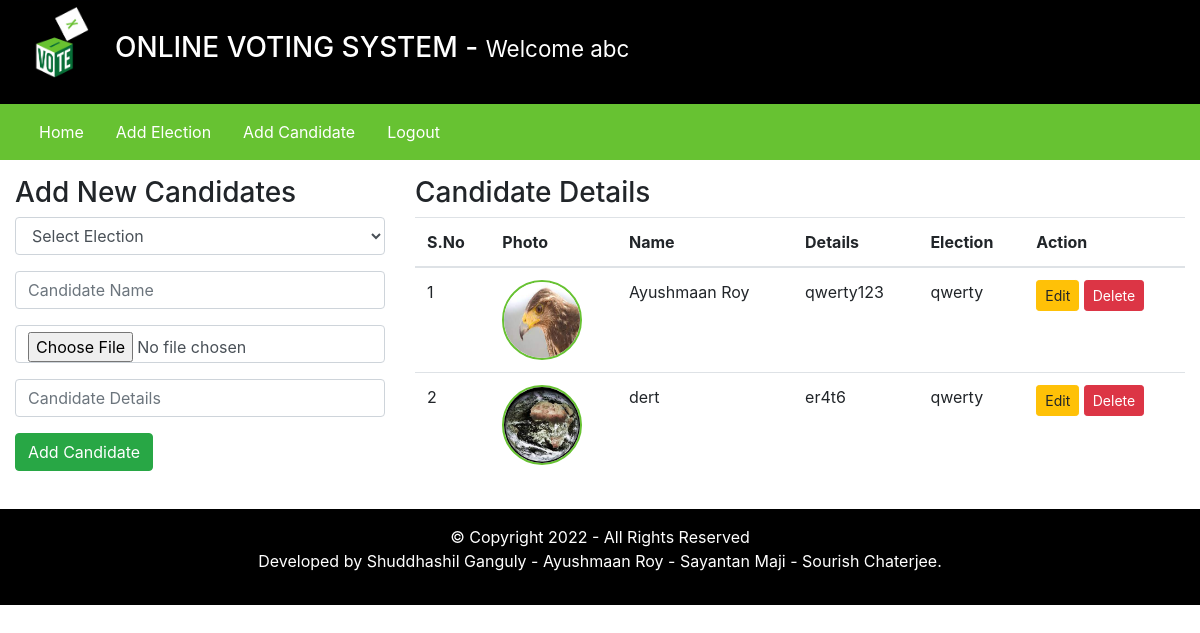
Screenshot of /admin/index.php?addCandidatePage=1 (signed in) with the database file from the repository.
### tables this page shows
CREATE TABLE `candidate_details` (
  `id` int(11) NOT NULL,
  `election_id` int(11) DEFAULT NULL,
  `candidate_name` varchar(255) DEFAULT NULL,
  `candidate_details` varchar(45) DEFAULT NULL,
  `candidate_photo` text DEFAULT NULL,
  `inserted_by` varchar(255) DEFAULT NULL,
  `inserted_on` date DEFAULT NULL
);

CREATE TABLE `elections` (
  `id` int(11) NOT NULL,
  `election_topic` varchar(255) DEFAULT NULL,
  `no_of_candidates` int(11) DEFAULT NULL,
  `starting_date` date DEFAULT NULL,
  `ending_date` date DEFAULT NULL,
  `status` varchar(45) DEFAULT NULL,
  `inserted_by` varchar(255) DEFAULT NULL,
  `inserted_on` date DEFAULT NULL
);

### admin/inc/add_candidates.php (the view, shortened to what this page needs)
<div class="row my-3">
    <div class="col-4">
        <h3>Add New Candidates</h3>
        <form method="POST" enctype="multipart/form-data">
            <div class="form-group">
                <select class="form-control" name="election_id" required>
                    <option value=""> Select Election </option>
                </select>
            </div>
            <div class="form-group">
                <input type="text" name="candidate_name" placeholder="Candidate Name" class="form-control" required />
            </div>
            <div class="form-group">
                <input type="file" name="candidate_photo" class="form-control" required />
            </div>
            <div class="form-group">
                <input type="text" name="candidate_details" placeholder="Candidate Details" class="form-control" required />
            </div>
            <input type="submit" value="Add Candidate" name="addCandidateBtn" class="btn btn-success" />
        </form>
    </div>
    <div class="col-8">
        <h3>Candidate Details</h3>
        <table class="table">
            <thead>
                <tr>
                    <th scope="col">S.No</th>
                    <th scope="col">Photo</th>
                    <th scope="col">Name</th>
                    <th scope="col">Details</th>
                    <th scope="col">Election</th>
                    <th scope="col">Action </th>
                </tr>
            </thead>
            <tbody>
                <?php
                    $fetchingData = mysqli_query($db, "SELECT * FROM candidate_details") or die(mysqli_error($db));
                    $isAnyCandidateAdded = mysqli_num_rows($fetchingData);
                    if($isAnyCandidateAdded > 0)
                    {
                        $sno = 1;
                        while($row = mysqli_fetch_assoc($fetchingData))
                        {
                            $election_id = $row['election_id'];
                            $fetchingElectionName = mysqli_query($db, "SELECT * FROM elections WHERE id = '". $election_id ."'") or die(mysqli_error($db));
                            $execFetchingElectionNameQuery = mysqli_fetch_assoc($fetchingElectionName);
                            $election_name = $execFetchingElectionNameQuery['election_topic'];
                            $candidate_photo = $row['candidate_photo'];
                ?>
                            <tr>
                                <td><?php echo $sno++; ?></td>
                                <td> <img src="<?php echo $candidate_photo; ?>" class="candidate_photo" />    </td>
                                <td><?php echo $row['candidate_name']; ?></td>
                                <td><?php echo $row['candidate_details']; ?></td>
                                <td><?php echo $election_name; ?></td>
                                <td>
                                    <a href="http://localhost/phpmyadmin/index.php?route=/sql&pos=0&db=onlinevotingsystem&table=candidate_details" class="btn btn-sm btn-warning"> Edit </a>
                                    <button class="btn btn-sm btn-danger" onclick="DeleteData(<?php echo $election_id; ?>)"> Delete </button>
                                </td>
                            </tr>
                <?php
                        }
                    }else {
            ?>
                        <tr>
                            <td colspan="7"> No any candidate is added yet. </td>
                        </tr>
            <?php
                    }
                ?>
            </tbody>
        </table>
    </div>
</div>

### assets/css/style.css (style rules this page uses)
.candidate_photo { width: 80px; height: 80px; border: 2px solid #67C232; border-radius: 100%; }

### rows the page displays
candidate_details: candidate_photo (picture), candidate_name "Ayushmaan Roy", candidate_details "qwerty123", election.election_topic "qwerty"
candidate_details: candidate_photo (picture), candidate_name "dert", candidate_details "er4t6", election.election_topic "qwerty"

### other values shown
$_SESSION['username'] "abc"
